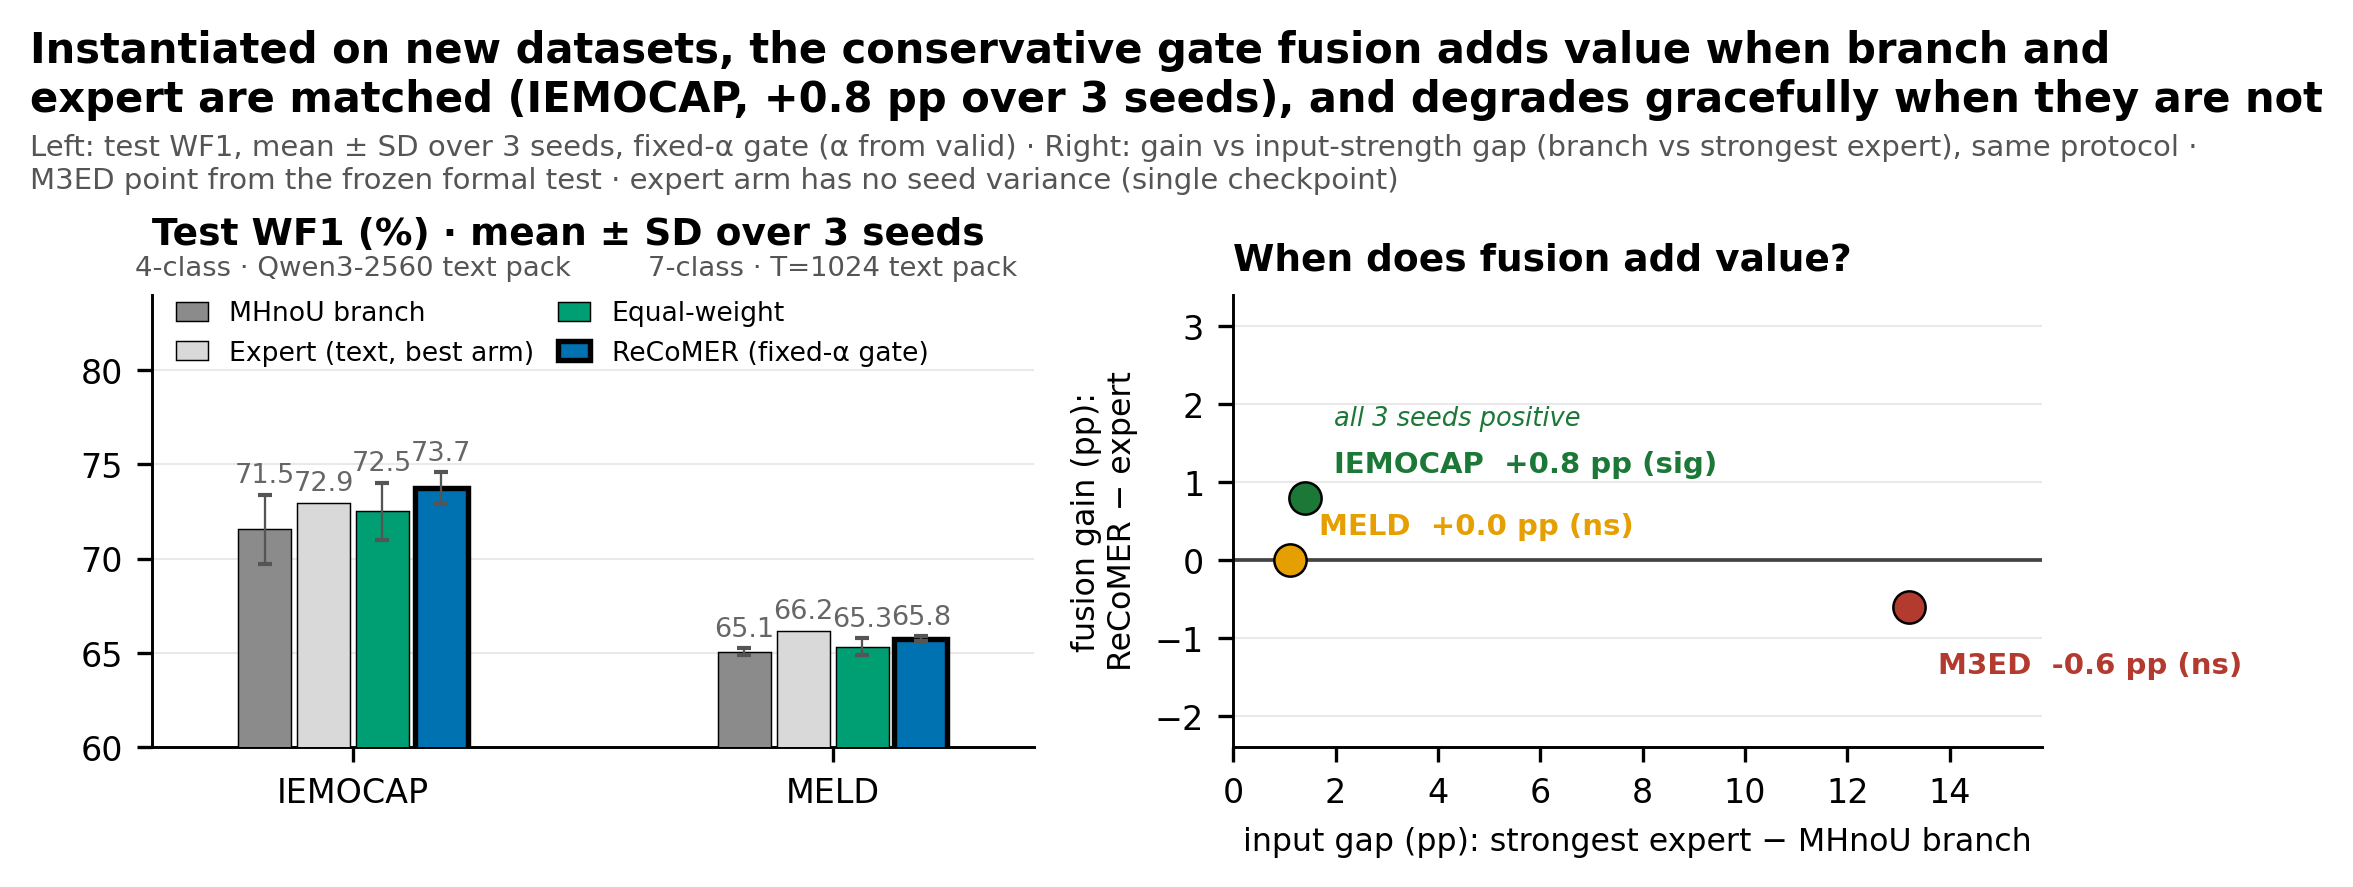

Reproduce this figure in Python.
# -*- coding: utf-8 -*-
"""图 H：跨数据集实例化双面板。

左面板：IEMOCAP / MELD 测试 WF1（mean ± SD over 3 seeds, fixed-α gate）。
右面板："when fusion works" —— 融合增益 vs 输入强度差（最强专家 − MHnoU 分支）。

数据源：transfer_iemocap.json / transfer_meld.json；M3ED 点来自正文正式测试
（MHnoU 45.43 / cRBEF 58.60 / ReCoMER 58.00）。

注意：右面板 IEMOCAP 增益 +0.8 pp = 3-seed 汇总 ReCoMER_gate (73.73) − text 专家
(72.95)；逐 seed 增益 +1.74 / +0.47 / +0.14，三 seed 均为正。
"""
import json
import sys, os
sys.path.insert(0, os.path.dirname(os.path.abspath(__file__)))
import matplotlib.pyplot as plt
import numpy as np
from style_shared import (PALETTE, SIG_OK, SIG_MARGINAL, apply_style, headline, save)

apply_style()
BASE = os.path.dirname(os.path.abspath(__file__))

iem = json.load(open(os.path.join(BASE, "transfer_iemocap.json"), encoding="utf-8"))
mel = json.load(open(os.path.join(BASE, "transfer_meld.json"), encoding="utf-8"))

EXPERT_COLOR = "#D9D9D9"   # 专家臂（text pack，单次评估，无 seed 方差）

def best_expert(rec):
    """测试集上最强的单专家臂及其 wf1。"""
    arms = rec["arms_test_expert"]
    name = max(arms, key=lambda k: arms[k]["wf1"])
    return name, arms[name]["wf1"] * 100

def fusion_bars(rec):
    mf = rec["mean_fusion"]
    return [(mf["MHnoU"]["wf1"] * 100, mf["MHnoU"]["wf1_sd"] * 100),
            (mf["equal_weight"]["wf1"] * 100, mf["equal_weight"]["wf1_sd"] * 100),
            (mf["ReCoMER_gate"]["wf1"] * 100, mf["ReCoMER_gate"]["wf1_sd"] * 100)]

iem_exp_name, iem_exp = best_expert(iem)     # text, 72.95
mel_exp_name, mel_exp = best_expert(mel)     # text, 66.16
iem_m, iem_eq, iem_rc = fusion_bars(iem)
mel_m, mel_eq, mel_rc = fusion_bars(mel)

fig = plt.figure(figsize=(7.0, 2.9))
axL = fig.add_axes([0.07, 0.17, 0.42, 0.52])
axR = fig.add_axes([0.585, 0.17, 0.385, 0.52])

# ---- 左面板：两组柱状（IEMOCAP / MELD） ----
groups = [
    ("IEMOCAP", "4-class \u00b7 Qwen3-2560 text pack",
     [iem_m, (iem_exp, 0.0), iem_eq, iem_rc]),
    ("MELD", "7-class \u00b7 T=1024 text pack",
     [mel_m, (mel_exp, 0.0), mel_eq, mel_rc]),
]
BAR_COLORS = [PALETTE["MHnoU"], EXPERT_COLOR, PALETTE["equal_weight"], PALETTE["ReCoMER"]]
BAR_LABELS = ["MHnoU branch", f"Expert ({iem_exp_name}, best arm)",
              "Equal-weight", "ReCoMER (fixed-\u03b1 gate)"]
centers = [0.0, 1.55]
w = 0.19
for gi, (name, note, vals) in enumerate(groups):
    c = centers[gi]
    for bi, (v, s) in enumerate(vals):
        bar = axL.bar(c + (bi - 1.5) * w, v, width=w * 0.9,
                      color=BAR_COLORS[bi], edgecolor="black", linewidth=0.35,
                      yerr=s if s > 0 else None, capsize=1.6,
                      error_kw=dict(lw=0.55, ecolor="#555555"),
                      label=BAR_LABELS[bi] if gi == 0 else None, zorder=3)
        if bi == 3:
            for b in bar:
                b.set_linewidth(1.3)
        axL.annotate(f"{v:.1f}", (c + (bi - 1.5) * w, v + s),
                     textcoords="offset points", xytext=(0, 1.5),
                     fontsize=6.5, color="#666666", ha="center", va="bottom",
                     zorder=5)
    axL.annotate(note, (c, 1.03), xycoords=("data", "axes fraction"),
                 fontsize=6.6, color="#555555", ha="center", va="bottom")

axL.set_title("Test WF1 (%) \u00b7 mean \u00b1 SD over 3 seeds", loc="left",
              fontweight="bold", pad=12)
axL.set_xticks(centers)
axL.set_xticklabels([g[0] for g in groups], fontsize=8)
axL.set_xlim(-0.65, 2.2)
axL.set_ylim(60, 84)
axL.grid(axis="y", zorder=0)
axL.legend(ncol=2, frameon=False, loc="upper left", fontsize=6.4,
           handlelength=1.2, columnspacing=0.9, bbox_to_anchor=(0.0, 1.04))

# ---- 右面板：增益 vs 输入强度差 ----
# (gap pp, gain pp, color, dataset, sig, extra note)
# IEMOCAP 增益 = 3-seed 汇总 ReCoMER_gate (73.73) − text 专家 (72.95) = +0.78 ≈ +0.8；
# 逐 seed 增益 +1.74 / +0.47 / +0.14，三 seed 均为正。
pts = [
    (1.4, 0.8, SIG_OK, "IEMOCAP", "sig", "all 3 seeds positive"),
    (1.1, 0.0, SIG_MARGINAL, "MELD", "ns", None),
    (13.2, -0.6, "#B23A2F", "M3ED", "ns", None),
]
for gap, gain, color, name, sig, note in pts:
    axR.scatter([gap], [gain], s=60, color=color, edgecolor="black",
                linewidth=0.6, zorder=4)
    dy = 8 if name != "M3ED" else -14
    axR.annotate(f"{name}  {gain:+.1f} pp ({sig})", (gap, gain),
                 textcoords="offset points", xytext=(7, dy),
                 fontsize=7.0, color=color, fontweight="bold", va="center")
    if note:
        axR.annotate(note, (gap, gain), textcoords="offset points",
                     xytext=(7, dy + 11), fontsize=6.2, color=color,
                     va="center", style="italic")
axR.axhline(0, color="#444444", lw=0.9, zorder=2)
axR.set_title("When does fusion add value?", loc="left", fontweight="bold")
axR.set_xlabel("input gap (pp): strongest expert \u2212 MHnoU branch", fontsize=7.6)
axR.set_ylabel("fusion gain (pp):\nReCoMER \u2212 expert", fontsize=7.6)
axR.set_xlim(0, 15.8)
axR.set_ylim(-2.4, 3.4)
axR.grid(axis="y", zorder=0)

headline(fig, "Instantiated on new datasets, the conservative gate fusion adds value when branch and\n"
              "expert are matched (IEMOCAP, +0.8 pp over 3 seeds), and degrades gracefully when they are not")
fig.text(0.012, 0.875, "Left: test WF1, mean \u00b1 SD over 3 seeds, fixed-\u03b1 gate (\u03b1 from valid) \u00b7 "
                       "Right: gain vs input-strength gap (branch vs strongest expert), same protocol \u00b7\n"
                       "M3ED point from the frozen formal test \u00b7 expert arm has no seed variance (single checkpoint)",
         fontsize=7.0, color="#555555", ha="left", va="top")
save(fig, "figH_crossdataset_instantiation")

# ---- 控制台核对 ----
print(f"IEMOCAP: MHnoU {iem_m[0]:.2f}±{iem_m[1]:.2f} | expert {iem_exp_name} {iem_exp:.2f} | "
      f"eq {iem_eq[0]:.2f}±{iem_eq[1]:.2f} | ReCoMER {iem_rc[0]:.2f}±{iem_rc[1]:.2f}")
print(f"MELD:    MHnoU {mel_m[0]:.2f}±{mel_m[1]:.2f} | expert {mel_exp_name} {mel_exp:.2f} | "
      f"eq {mel_eq[0]:.2f}±{mel_eq[1]:.2f} | ReCoMER {mel_rc[0]:.2f}±{mel_rc[1]:.2f}")
print(f"gaps: IEMOCAP {iem_exp - iem_m[0]:.2f} | MELD {mel_exp - mel_m[0]:.2f} | M3ED {58.60 - 45.43:.2f}")
print(f"gains(json): IEMOCAP {iem_rc[0] - iem_exp:+.2f} | MELD {mel_rc[0] - 65.74808551689778:+.2f} (vs crbef_gate) | M3ED {58.00 - 58.60:+.2f}")
